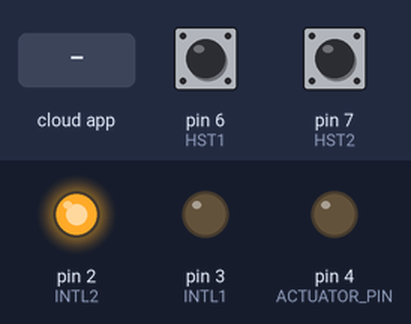
Simulated run of this sketch. Board: Arduino Mega 2560, built with avr-gcc and run on an emulated ATmega2560. Shown: output pins drawn as LEDs (lit = HIGH). Inputs (shaded band) come from the test bench; at power-on: pin 6 (HST1) HIGH, pin 7 (HST2) HIGH. The ROS host is connected and sends only what is stated.

Above: at 8.6 s.
8.7 s: pin 6 (HST1) pulled LOW for 0.15 s
At 11.5 s:
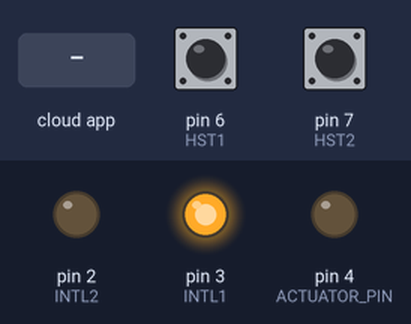
11.8 s: the phone or cloud app sets act_d to 45
At 14.1 s:
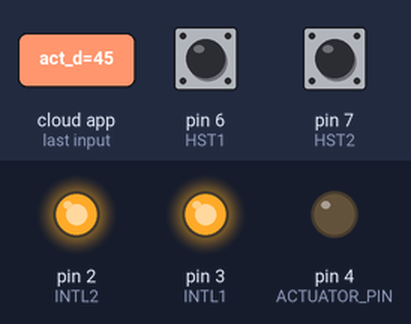
14.4 s: the phone or cloud app sets act_d to 0
At 15.8 s:
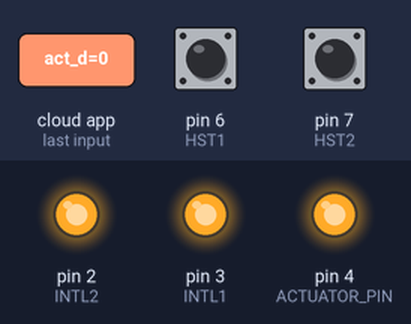
Timing chart, 0 to 17.4 s (numbered marks = the images above; inputs shaded):
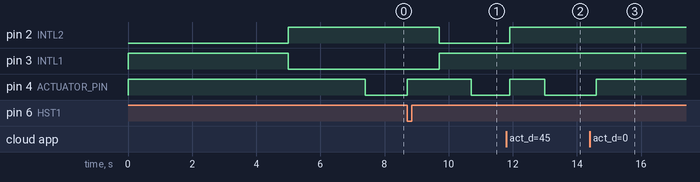

Measured:
- after the input at 8.7 s, pin 2 (INTL2): HIGH → LOW after 1.0 s; pin 3 (INTL1): LOW → HIGH after 1.0 s; pin 4 (ACTUATOR_PIN): LOW → HIGH at once, → LOW 2.0 s later
- after the input at 11.8 s, pin 2 (INTL2): LOW → HIGH after 0.11 s; pin 4 (ACTUATOR_PIN): LOW → HIGH after 0.11 s, → LOW 1.1 s later
- after the input at 14.4 s, pin 4 (ACTUATOR_PIN): LOW → HIGH after 0.20 s

The sketch:

linear_ino.ino
```cpp
//Linear


#include <ros.h>
#include <std_msgs/UInt16.h>
#include <std_msgs/Bool.h>

ros::NodeHandle nh;


#define INTL2 2 //GO
#define INTL1 3 //BACK -> mega pin is broken!
#define ACTUATOR_PIN 4

int now_delay = 2400;

int act_delay = 0;
int act_delay_real = 0;
int act_delay_real_after = 0;
bool actD1 = true;
bool actD2 = true;


#define CAR_MODE 5
bool car_state = true;
bool car_signal = true;


#define HST1 6
#define HST2 7
bool h_signal_1 = false;
bool h_signal_2 = true;
bool h_cnt1 = false;
bool h_cnt2 = true;

#define EST 8
bool EST_signal = false;
bool EST_cnt = false;

bool state_cnt_on = true;
bool state_cnt_off = true;


void actuatorDelayCallback(const std_msgs::UInt16& msg) {
  act_delay = msg.data;
}


//input
ros::Subscriber<std_msgs::UInt16> actuator_delay_sub("act_d", actuatorDelayCallback);


void setup() {
  nh.initNode();
  nh.subscribe(actuator_delay_sub);

  Serial.begin(57600);

  pinMode(INTL1, OUTPUT);
  pinMode(INTL2, OUTPUT);
  pinMode(ACTUATOR_PIN, OUTPUT);

  pinMode(CAR_MODE, INPUT_PULLUP);
  pinMode(HST1, INPUT_PULLUP);
  pinMode(HST2, INPUT_PULLUP);
  pinMode(EST, INPUT_PULLUP);

  Calibration(true);
}


void loop() {
  nh.spinOnce();
  delay(100);
////////////////////STOP PAGE////////////////////////////////////////////
  //car_signal = digitalRead(CAR_MODE);
  h_signal_1 = digitalRead(HST1);
  h_signal_2 = digitalRead(HST2);
  //EST_signal = digitalRead(EST);

  Signal(car_signal, h_signal_1, h_signal_2, EST_signal);

  /*
  Serial.print(car_state);
  Serial.print(h_cnt1);
  Serial.print(h_cnt2);
  Serial.println(EST_cnt);
  */
////////////////////STOP PAGE////////////////////////////////////////////

  act_delay_real = ((act_delay*24)+2400)-now_delay;

  if(car_state == false){
     if(state_cnt_off == true){
      Calibration(true);
      state_cnt_on = true;
      state_cnt_off = false;
     }
    }

  else if(car_state == true){
    if((h_cnt1 == true && h_cnt2 == false) || (EST_cnt == true)){
       if(state_cnt_on == true){
        Stop(true);
        Stop(false);
        state_cnt_on = false;
        state_cnt_off = true;
       }
      }

    else if(h_cnt2 == true && h_cnt1 == false && (EST_cnt == false)){

        if(act_delay_real == 0){
          analogWrite(ACTUATOR_PIN, 0);
         }
        else if(act_delay_real >> act_delay_real_after){
           digitalWrite(INT2,HIGH);
           digitalWrite(INT1,LOW);
           analogWrite(ACTUATOR_PIN, 255);
           delay(act_delay_real);
           analogWrite(ACTUATOR_PIN, 0);
           act_delay_real_after = act_delay_real;
           now_delay = now_delay + act_delay_real;
        }

        else if(act_delay_real << act_delay_real_after){
           act_delay_real *= -1;

           digitalWrite(INT1,HIGH);
           digitalWrite(INT2,LOW);
           analogWrite(ACTUATOR_PIN, 255);
           delay(act_delay_real);
           analogWrite(ACTUATOR_PIN, 0);
           act_delay_real_after = act_delay_real;
           now_delay = now_delay - act_delay_real;
        }
        state_cnt_on = true;
        state_cnt_off = true;
    }
  }
}


void Signal(bool a, bool b, bool c, bool d){
  /*
  if(a == true){
      car_state = true;
    }

  else if(a == false){
      car_state = false;
    }
  */
  if(b == true){
      h_cnt2 = true;
      h_cnt1 = false;
     }

  else if(c == true){
      h_cnt2 = false;
      h_cnt1 = true;
    }
  /*
  if(d == true){
      EST_cnt = false;
     }

  else if(d == false){
      EST_cnt = true;
    }
  */

  return;
  }


void Linear(int x){
        act_delay_real = ((x*24)+2400)-now_delay;

        if(act_delay_real == 0){
          analogWrite(ACTUATOR_PIN, 0);
         }
        else if(act_delay_real >> act_delay_real_after){
           digitalWrite(INT2,HIGH);
           digitalWrite(INT1,LOW);
           analogWrite(ACTUATOR_PIN, 255);
           delay(act_delay_real);
           analogWrite(ACTUATOR_PIN, 0);
           act_delay_real_after = act_delay_real;
           now_delay = now_delay + act_delay_real;
        }

        else if(act_delay_real << act_delay_real_after){
           act_delay_real *= -1;

           digitalWrite(INT1,HIGH);
           digitalWrite(INT2,LOW);
           analogWrite(ACTUATOR_PIN, 255);
           delay(act_delay_real);
           analogWrite(ACTUATOR_PIN, 0);
           act_delay_real_after = act_delay_real;
           now_delay = now_delay - act_delay_real;
        }
  return;
  }


void Stop(bool x){

  if(x == true){
      digitalWrite(INTL2, HIGH); // GO
      digitalWrite(INTL1, LOW);
      analogWrite(ACTUATOR_PIN, 255);
      delay(1000);
      analogWrite(ACTUATOR_PIN, 0);
    }
  else if(x == false){
      digitalWrite(INTL1, HIGH); //BACK
      digitalWrite(INTL2, LOW);
      analogWrite(ACTUATOR_PIN, 255);
      delay(1000);
      analogWrite(ACTUATOR_PIN, 0);
    }
  return;
  }


void Calibration(bool x){

  if(x == true){
      digitalWrite(INTL1, HIGH); //BACK
      digitalWrite(INTL2, LOW);
      analogWrite(ACTUATOR_PIN, 255);
      delay(5000);
      analogWrite(ACTUATOR_PIN, 0);
      digitalWrite(INTL2, HIGH); // GO
      digitalWrite(INTL1, LOW);
      analogWrite(ACTUATOR_PIN, 255);
      delay(2400);
      analogWrite(ACTUATOR_PIN, 0);
    }
  return;
  }
```
